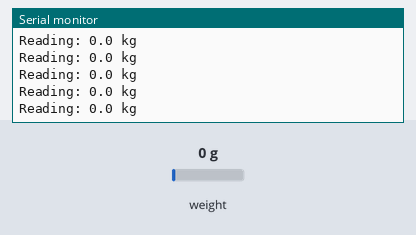
Simulated run of this sketch. Board: Arduino Uno, built with avr-gcc and run on an emulated ATmega328P. Shown: the last lines printed to the serial monitor. The inputs (shaded band) are chosen by the test bench; at power-on: weight on the scale 0 g.

Above: at 2.2 s.
2.3 s: weight on the scale set to 100 g
At 2.32 s:
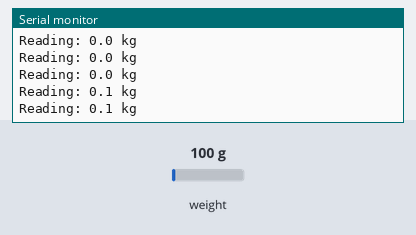
5.3 s: weight on the scale set to 1250 g
At 5.34 s:
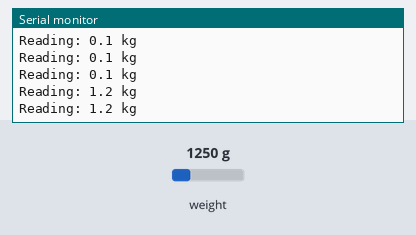
Timing chart, 0 to 8.3 s (numbered marks = the images above; inputs shaded):
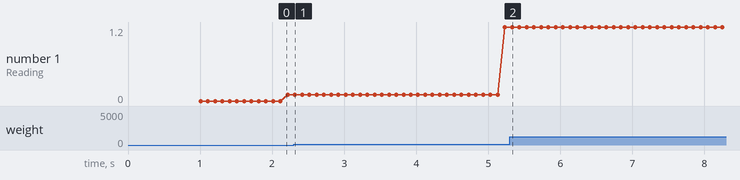

Measured:
- after the input at 2.3 s, the serial monitor: prints a new line at once (image 1)
- after the input at 5.3 s, the serial monitor: prints a new line at once (image 2)
- plotted number 1: 0.1 → 1.2 after the input at 2.3 s

The sketch:

Loadcell_50kg.ino
```cpp
#include "HX711.h"

#define calibration_factor -7050.0 //This value is obtained using the SparkFun_HX711_Calibration sketch

#define LOADCELL_DOUT_PIN  12
#define LOADCELL_SCK_PIN  11

HX711 scale;

void setup() {
  Serial.begin(9600);
  Serial.println("Lobox Progress");

  scale.begin(LOADCELL_DOUT_PIN, LOADCELL_SCK_PIN);
  scale.set_scale(calibration_factor); //This value is obtained by using the SparkFun_HX711_Calibration sketch
  scale.tare(); //Assuming there is no weight on the scale at start up, reset the scale to 0

  Serial.println("Readings:");
}

void loop() {
  Serial.print("Reading: ");
  Serial.print(scale.get_units(), 1); //scale.get_units() returns a float
  Serial.print(" kg"); //You can change this to kg but you'll need to refactor the calibration_factor
  Serial.println();
}
```
